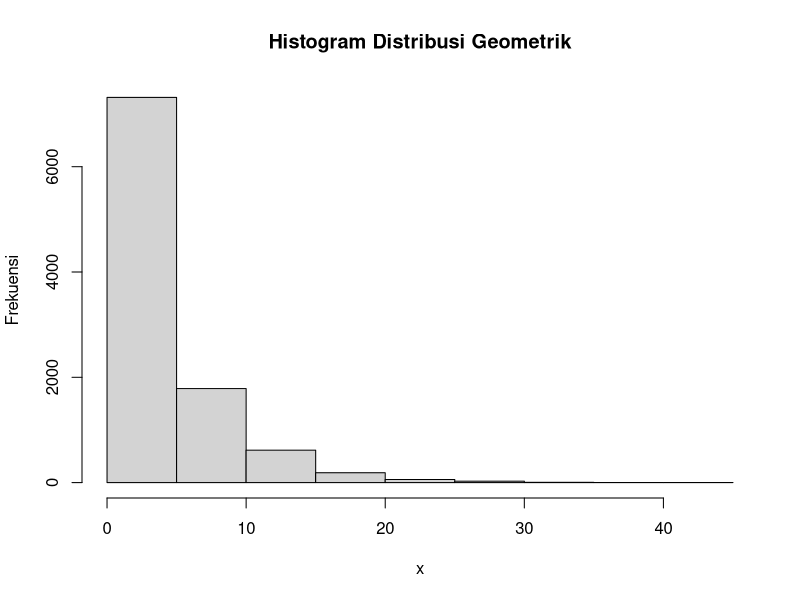

Generate this figure with R:
x = 3
p = 0.2

# 1a
dgeom(x, prob = p)

# 1b
mean(rgeom(n = 10000, prob = p) == x)

# 1d
hist(rgeom(n = 10000, prob = p), xlab = "x", ylab = "Frekuensi", main = "Histogram Distribusi Geometrik")

# 1e
rataan = 1 / p
rataan 
varian = (1 - p) / (p * p)
varian
